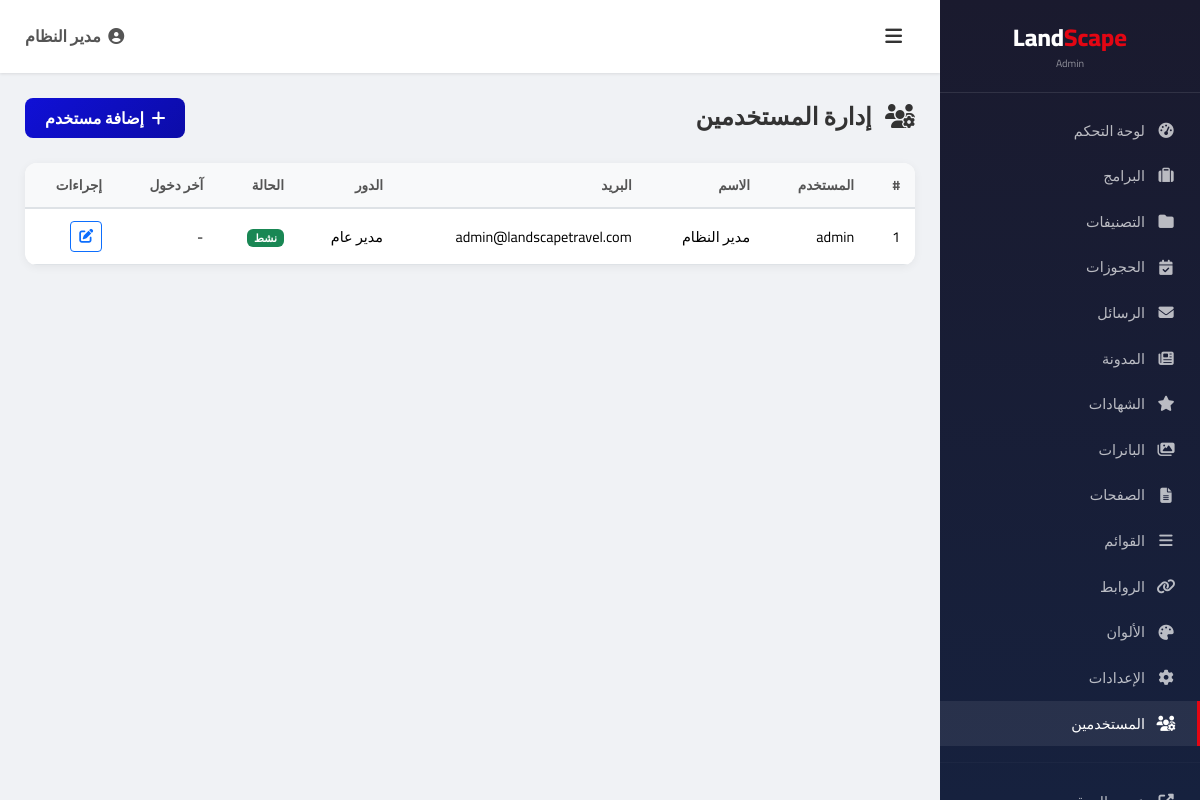
Page /admin/users (signed in) on the committed database.
### tables this page shows
CREATE TABLE `users` (
    `id` INT AUTO_INCREMENT PRIMARY KEY,
    `username` VARCHAR(50) NOT NULL UNIQUE,
    `password` VARCHAR(255) NOT NULL,
    `name` VARCHAR(100) NOT NULL,
    `email` VARCHAR(100),
    `role` ENUM('super_admin', 'admin', 'editor') DEFAULT 'admin',
    `is_active` TINYINT(1) DEFAULT 1,
    `last_login` TIMESTAMP NULL,
    `created_at` TIMESTAMP DEFAULT CURRENT_TIMESTAMP,
    `updated_at` TIMESTAMP DEFAULT CURRENT_TIMESTAMP ON UPDATE CURRENT_TIMESTAMP
);

### config/config.php (called while the page is built, shortened)
<?php
function clean(string $data): string {
    return htmlspecialchars(trim($data), ENT_QUOTES, 'UTF-8');
}

### admin/users.php (the view, shortened to what this page needs)
<?php
$db = getDB();
$users = $db->query("SELECT * FROM users ORDER BY id ASC")->fetchAll();
$roles = ['super_admin' => 'مدير عام', 'admin' => 'مدير', 'editor' => 'محرر'];
include __DIR__ . '/includes/header.php';
?>
<div class="admin-page-header">
    <h4><i class="fas fa-users-cog me-2"></i> إدارة المستخدمين</h4>
    <button class="btn btn-admin-primary" data-bs-toggle="modal" data-bs-target="#userModal" onclick="document.getElementById('userForm').reset(); document.getElementById('userId').value=0;">
        <i class="fas fa-plus me-1"></i> إضافة مستخدم
    </button>
</div>
<div class="admin-table">
    <div class="table-responsive">
        <table class="table">
            <thead><tr><th>#</th><th>المستخدم</th><th>الاسم</th><th>البريد</th><th>الدور</th><th>الحالة</th><th>آخر دخول</th><th>إجراءات</th></tr></thead>
            <tbody>
                <?php foreach ($users as $u): ?>
                <tr>
                    <td><?= $u['id'] ?></td>
                    <td><?= clean($u['username']) ?></td>
                    <td><?= clean($u['name']) ?></td>
                    <td><?= clean($u['email'] ?? '-') ?></td>
                    <td><?= $roles[$u['role']] ?? $u['role'] ?></td>
                    <td><?= $u['is_active'] ? '<span class="badge bg-success">نشط</span>' : '<span class="badge bg-secondary">معطل</span>' ?></td>
                    <td><?= $u['last_login'] ? date('Y/m/d H:i', strtotime($u['last_login'])) : '-' ?></td>
                    <td>
                        <button class="btn btn-sm btn-outline-primary me-1" onclick="editUser(<?= htmlspecialchars(json_encode($u)) ?>)"><i class="fas fa-edit"></i></button>
                    </td>
                </tr>
                <?php endforeach; ?>
            </tbody>
        </table>
    </div>
</div>
<?php include __DIR__ . '/includes/footer.php'; ?>

### admin/includes/admin.css (style rules this page uses)
* { box-sizing: border-box; margin: 0; padding: 0; }
body { font-family: 'Cairo', sans-serif; background: #f0f2f5; color: #333; direction: rtl; }
.admin-table { background: #fff; border-radius: 12px; box-shadow: 0 2px 10px rgba(0,0,0,0.06); overflow: hidden; }
.admin-table .table { margin: 0; }
.admin-table .table th { background: #f8f9fa; font-weight: 700; font-size: 0.85rem; color: #555; border-bottom: 2px solid #dee2e6; padding: 12px 15px; }
.admin-table .table td { padding: 12px 15px; vertical-align: middle; font-size: 0.9rem; }
.admin-page-header { display: flex; justify-content: space-between; align-items: center; margin-bottom: 25px; }
.admin-page-header h4 { font-weight: 700; color: #333; margin: 0; }
.btn-admin-primary { background: linear-gradient(135deg, #1010D6, #0c0ca8); color: #fff; border: none; border-radius: 8px; padding: 8px 20px; font-weight: 600; font-family: 'Cairo', sans-serif; }

### rows in the picture
users: id "1", username "admin", name "مدير النظام", email "admin@landscapetravel.com", role "مدير عام", is_active "نشط"

### other values in the picture
$adminName "مدير النظام"
